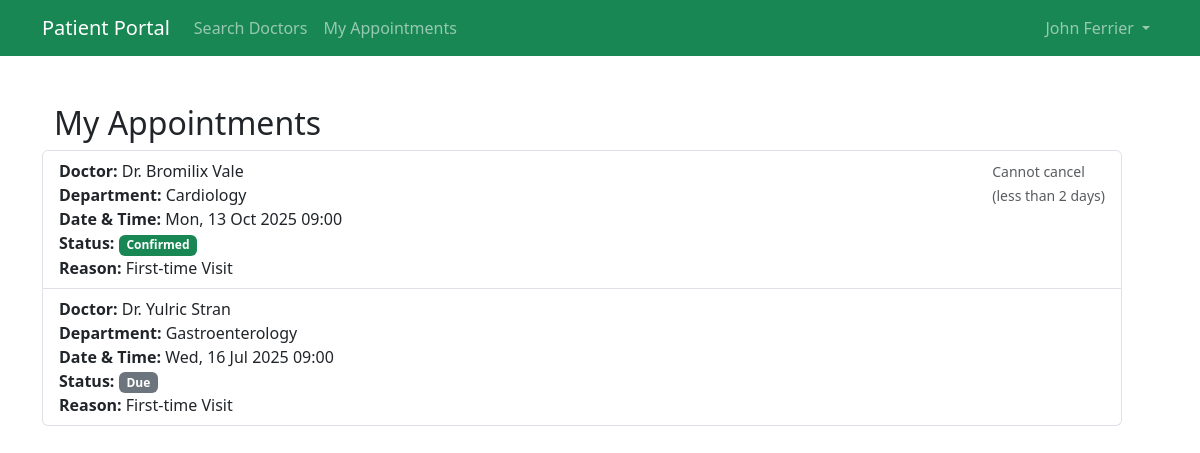
/appointment/my-appointments/ (signed in), run on the app's committed database.
### patient/models.py (models this page shows, shortened)
class Patient(models.Model):
    TITLES = [
        ('mr', 'Mr'),
        ('mrs', 'Mrs'),
        ('mss', 'Miss'),
        ('ms', 'Ms'),
        ('dr', 'Dr'),
    ]
    GENDER_CHOICES = [
        ('M', 'Male'),
        ('F', 'Female'),
        ('O', 'Other'),
        ('P', 'Prefer not to say'),
    ]
    MARITAL_STATUS_CHOICES = [
        ('M', 'Married'),
        ('U', 'Unmarried'),
        ('P', 'Prefer not to say'),
    ]
    STATUS_CHOICES = [
        ('active', 'Active'),
        ('inactive', 'Inactive'),
    ]
    title = models.CharField(max_length=10, choices=TITLES, blank=True, null=True)
    fname = models.CharField(max_length=64)
    lname = models.CharField(max_length=64)
    date_of_birth = models.DateField(blank=True, null=True)
    gender = models.CharField(max_length=20, choices=GENDER_CHOICES, blank=True, null=True)
    marital_status = models.CharField(max_length=20, choices=MARITAL_STATUS_CHOICES, blank=True, null=True)
    phone = models.CharField(max_length=20, blank=True, null=True)
    email = models.EmailField(max_length=64)
    address = models.TextField(blank=True, null=True)
    password = models.CharField(max_length=128)
    status = models.CharField(max_length=10, choices=STATUS_CHOICES, default='active')
    created_at = models.DateTimeField(auto_now_add=True)
    updated_at = models.DateTimeField(auto_now=True)

### appointment/models.py (models this page shows)
class Appointment(models.Model):
    STATUS_CHOICES = [
        ('pending', 'Pending'),
        ('confirmed', 'Confirmed'),
        ('cancelled', 'Cancelled'),
        ('completed', 'Completed'),
        ('due', 'Due'),
    ]
    REASON_CHOICES = [
        ('first_time', 'First-time Visit'),
        ('follow_up', 'Follow-up'),
        ('referral', 'Referral')
    ]
    patient = models.ForeignKey(Patient, on_delete=models.CASCADE)
    doctor = models.ForeignKey(Doctor, on_delete=models.CASCADE)
    appointed_datetime = models.DateTimeField()
    status = models.CharField(max_length=10, choices=STATUS_CHOICES, default='pending')
    visit_reason = models.CharField(max_length=20, choices=REASON_CHOICES)
    cancellation_reason = models.TextField(blank=True, null=True)
    cancelled_by = models.CharField(max_length=10, blank=True, null=True)  # 'doctor' or 'patient'
    notes = models.TextField(blank=True, null=True)
    created_at = models.DateTimeField(auto_now_add=True)
    deleted_at = models.DateTimeField(blank=True, null=True)
    def is_cancellable(self):
        return self.appointed_datetime - timezone.now() > timedelta(days=2)

### doctor/models.py (models this page shows, shortened)
class Doctor(models.Model):
    STATUS_CHOICES = [
        ('active', 'Active'),
        ('inactive', 'Inactive')
    ]
    user = models.OneToOneField(User, on_delete=models.CASCADE, null=True, blank=True)
    department = models.ForeignKey(Department, on_delete=models.CASCADE, related_name="doctors")
    fname = models.CharField(max_length=64)
    lname = models.CharField(max_length=64)
    license = models.CharField(max_length=20, unique=True)
    specialisation = models.CharField(max_length=64)
    email = models.EmailField(max_length=64, unique=True)
    phone = models.CharField(max_length=20)
    address = models.TextField(max_length=500)
    password = models.CharField(max_length=128, default='@User123')
    status = models.CharField(max_length=10, choices=STATUS_CHOICES, default="active")
    created_at = models.DateTimeField(auto_now_add=True)
    updated_at = models.DateTimeField(auto_now=True)
    class Meta:
        verbose_name = 'Doctor'
        verbose_name_plural = 'Doctors'

class Department(models.Model):
    STATUS_CHOICE = [
        ('active', 'Active'),
        ('inactive', 'Inactive')
    ]
    dep_name = models.CharField(max_length=100, unique=True)
    dep_email = models.EmailField(max_length=100)
    dep_phone = models.CharField(max_length=20)
    dep_location = models.TextField(max_length=500)
    description = models.TextField(max_length=500, blank=True)
    status = models.CharField(max_length=10, choices=STATUS_CHOICE, default='active')
    created_at = models.DateTimeField(auto_now_add=True)
    updated_at = models.DateTimeField(auto_now=True)
    class Meta:
        verbose_name = 'Department'
        verbose_name_plural = 'Departments'

### appointment/views.py (the view)
# urls.py: path('my-appointments/', views.view_appointments, name='view_appointments'),
@patient_login_required
def view_appointments(request):
    update_due_appointments()
    patient_id = request.session.get('patient_id')
    patient = get_object_or_404(Patient, id=patient_id)
    if not patient_id:
        messages.error(request, "You must be logged in to view your appointments.")
        return HttpResponseRedirect(reverse('patient:patient_login'))
    appointments = Appointment.objects.filter(patient_id=patient_id).order_by('-appointed_datetime')
    return render(request, 'appointment/view_appointments.html', {
        'appointments': appointments,
        'patient': patient,
    })

### appointment/utils.py (called while the page is built)
def update_due_appointments():
    now = timezone.now()
    due_appointments = Appointment.objects.filter(
        status__in=['pending', 'confirmed'],
        appointed_datetime__lt=now
    )
    due_appointments.update(status='due')

### appointment/templates/appointment/view_appointments.html (shortened to what this page needs)
{% extends 'appointment/base.html' %}
{% block content %}
<div class="container mt-5">
    <h2>My Appointments</h2>
    <div class="row col-lg-12 col-md-8">
        {% if appointments %}
        <ul class="list-group">
            {% for appt in appointments %}
                <li class="list-group-item d-flex justify-content-between align-items-start">
                    <div class="list-text">
                        <strong>Doctor:</strong> Dr. {{ appt.doctor.fname }} {{ appt.doctor.lname }} <br>
                        <strong>Department:</strong> {{ appt.doctor.department.dep_name }} <br>
                        <strong>Date & Time:</strong> {{ appt.appointed_datetime|date:"D, d M Y H:i" }} <br>
                        <strong>Status:</strong>
                        <span class="badge
                            {% if appt.status == 'pending' %}bg-warning text-dark
                            {% elif appt.status == 'confirmed' %}bg-success
                            {% elif appt.status == 'cancelled' %}bg-danger
                            {% elif appt.status == 'due' %}bg-secondary
                            {% endif %}">
                            {{ appt.status|title }}
                        </span><br>
                        <strong>Reason:</strong> {{ appt.get_visit_reason_display }} <br>
                    </div>
                    <div class="list-button">
                        {% if appt.status in 'pending,confirmed' and appt.is_cancellable %}
                            <a href="{% url 'appointment:cancel_appointment' appt.id %}"
                               class="btn btn-outline-danger btn-sm">Cancel Appointment</a>
                        {% elif appt.status in 'pending,confirmed' and not appt.is_cancellable %}
                            <small class="text-muted">Cannot cancel<br>(less than 2 days)</small>
                        {% endif %}
                    </div>
                </li>
            {% endfor %}
        </ul>
        {% else %}
        <div class="alert alert-info mt-3">You have no appointments.</div>
        {% endif %}
    </div>
</div>
{% endblock %}

### appointment/templates/appointment/base.html (shortened to what this page needs)
<!doctype html>
<html lang="en">
  <head>
    <link href="https://cdn.jsdelivr.net/npm/bootstrap@5.3.7/dist/css/bootstrap.min.css" rel="stylesheet">
  </head>
  <body>
    {% if patient %}
    <nav class="navbar navbar-expand-lg navbar-dark bg-success">
        <div class="container">
            <a class="navbar-brand" href="{% url 'appointment:search_doctors' %}">
                 Patient Portal
            </a>
            <div class="collapse navbar-collapse" id="navbarNavPatient">
                <ul class="navbar-nav me-auto">
                    <li class="nav-item">
                        <a class="nav-link" href="{% url 'appointment:search_doctors' %}">
                             Search Doctors
                        </a>
                    </li>
                    <li class="nav-item">
                        <a class="nav-link" href="{% url 'appointment:view_appointments' %}">
                             My Appointments
                        </a>
                    </li>
                </ul>
                <ul class="navbar-nav">
                    <li class="nav-item dropdown">
                        <a class="nav-link dropdown-toggle" href="#" id="navbarDropdownPatient" role="button" data-bs-toggle="dropdown">
                             {{ patient.fname }} {{ patient.lname }}
                        </a>
                    </li>
                </ul>
            </div>
        </div>
    </nav>
    {% endif %}
    <div class="container mt-3">
        {% block content %}
        {% endblock %}
    </div>
  </body>
</html>

### data on the page
Patient: fname "John", lname "Ferrier"
Appointment: doctor.fname "Bromilix", doctor.lname "Vale", doctor.department.dep_name "Cardiology", appointed_datetime "Mon, 13 Oct 2025 09:00", status "Confirmed", visit_reason "First-time Visit", shows "Cannot cancel"
Appointment: doctor.fname "Yulric", doctor.lname "Stran", doctor.department.dep_name "Gastroenterology", appointed_datetime "Wed, 16 Jul 2025 09:00", status "Due", visit_reason "First-time Visit"
